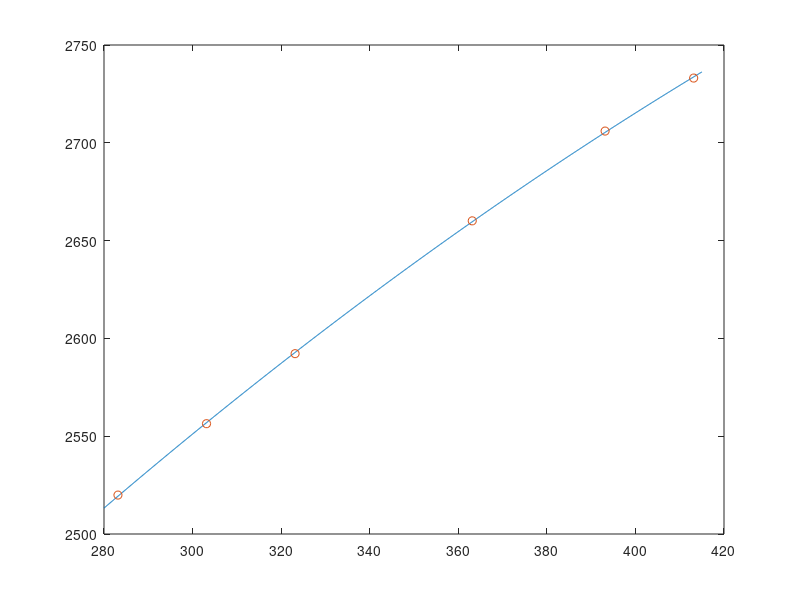

The MATLAB script that drew this image:
%% polynomial regression by polyfit

%given data

t=[283.15 303.15 323.15 363.15 393.15 413.15];
h=[2519.9 2556.4 2592.2 2660.1 2706.0 2733.1];


y=polyfit(t,h,2);

x=280:0.1:415;

z=polyval(y,x);
plot(x,z);
hold on;
plot(t,h,'o');

disp(polyval(y,350.15));
